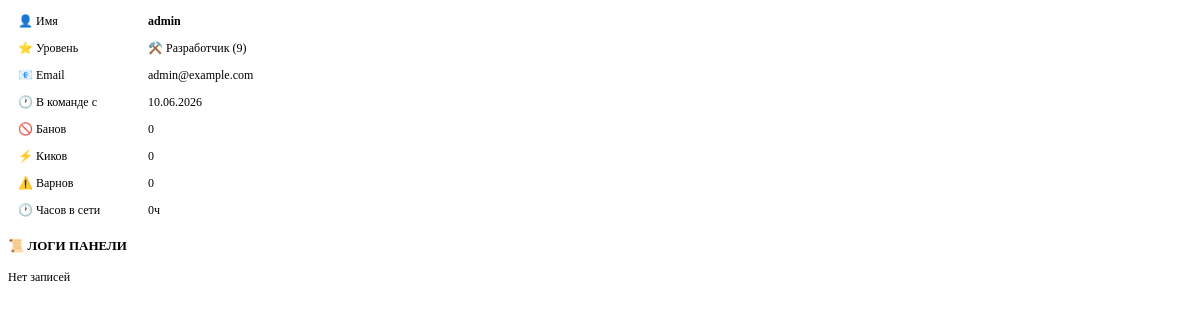
The page /php/get_admin_stats.php?id=1 (signed in) on the database its author committed.
### tables this page shows
CREATE TABLE IF NOT EXISTS users (
    id INT PRIMARY KEY AUTO_INCREMENT,
    username VARCHAR(50) UNIQUE NOT NULL,
    email VARCHAR(100) UNIQUE NOT NULL,
    password VARCHAR(255) NOT NULL,
    vk_id VARCHAR(50),
    avatar VARCHAR(255),
    role VARCHAR(50) DEFAULT 'admin',
    admin_level INT DEFAULT 1,
    department VARCHAR(50),
    position VARCHAR(50),
    last_login DATETIME,
    created_at TIMESTAMP DEFAULT CURRENT_TIMESTAMP
);

### php/get_admin_stats.php (the view, shortened to what this page needs)
<?php
require_once '../config/database.php';
$userId = (int)$_GET['id'];
$stmt = $pdo->prepare("SELECT u.*, s.* FROM users u LEFT JOIN admin_stats s ON u.id = s.user_id WHERE u.id = ?");
$stmt->execute([$userId]);
$admin = $stmt->fetch();
$stmt = $pdo->prepare("SELECT * FROM action_logs WHERE user_id = ? ORDER BY created_at DESC LIMIT 10");
$stmt->execute([$userId]);
$panelLogs = $stmt->fetchAll();
$li = [1=>'🛡️',2=>'🔰',3=>'⚖️',4=>'🔱',5=>'👁️',6=>'🎖️',7=>'👑',8=>'⚔️',9=>'⚒️'];
$ln = [1=>'Хелпер',2=>'Мл. модератор',3=>'Модератор',4=>'Администратор',5=>'Куратор',6=>'Зам. ГА',7=>'Главный Админ',8=>'Основатель',9=>'Разработчик'];
$lvl = $admin['admin_level'] ?? 1;
?>
<table class="stats-table">
    <tr><td>👤 Имя</td><td><strong><?php echo htmlspecialchars($admin['username']); ?></strong></td></tr>
    <tr><td>⭐ Уровень</td><td><?php echo $li[$lvl]; ?> <?php echo $ln[$lvl]; ?> (<?php echo $lvl; ?>)</td></tr>
    <tr><td>📧 Email</td><td><?php echo htmlspecialchars($admin['email'] ?? '—'); ?></td></tr>
    <tr><td>🕐 В команде с</td><td><?php echo date('d.m.Y', strtotime($admin['created_at'])); ?></td></tr>
    <tr><td>🚫 Банов</td><td><?php echo $admin['bans_count']??0; ?></td></tr>
    <tr><td>⚡ Киков</td><td><?php echo $admin['kicks_count']??0; ?></td></tr>
    <tr><td>⚠️ Варнов</td><td><?php echo $admin['warns_count']??0; ?></td></tr>
    <tr><td>🕐 Часов в сети</td><td><?php echo $admin['online_hours']??0; ?>ч</td></tr>
</table>
<div class="section-title">📜 Логи панели</div>
<?php if(count($panelLogs) > 0): ?>
    <?php foreach($panelLogs as $log): ?>
    <div class="log-item"><span class="time"><?php echo date('d.m H:i', strtotime($log['created_at'])); ?></span><span class="text"><?php echo htmlspecialchars($log['action']); ?>: <?php echo htmlspecialchars(substr($log['description'],0,100)); ?></span></div>
    <?php endforeach; ?>
<?php else: ?>
    <div style="color:var(--text2);font-size:12px;padding:8px 0;">Нет записей</div>
<?php endif; ?>

### php/get_admin_stats.php (style rules this page uses)
.stats-table { width: 100%; border-collapse: collapse; margin-bottom: 12px; }
.stats-table td { padding: 6px 10px; border-bottom: 1px solid var(--border); font-size: 12px; }
.stats-table td:first-child { color: var(--text2); width: 110px; }
.section-title { font-size: 13px; font-weight: 600; color: var(--text2); margin: 14px 0 8px; text-transform: uppercase; }

### rows shown on the page
users: username "admin", admin_level "⚒️", admin_level "Разработчик", admin_level "9", email "admin@example.com", created_at "10.06.2026"

### other values the page prints
$admin['bans_count'] "0"
$admin['kicks_count'] "0"
$admin['warns_count'] "0"
$admin['online_hours'] "0"
